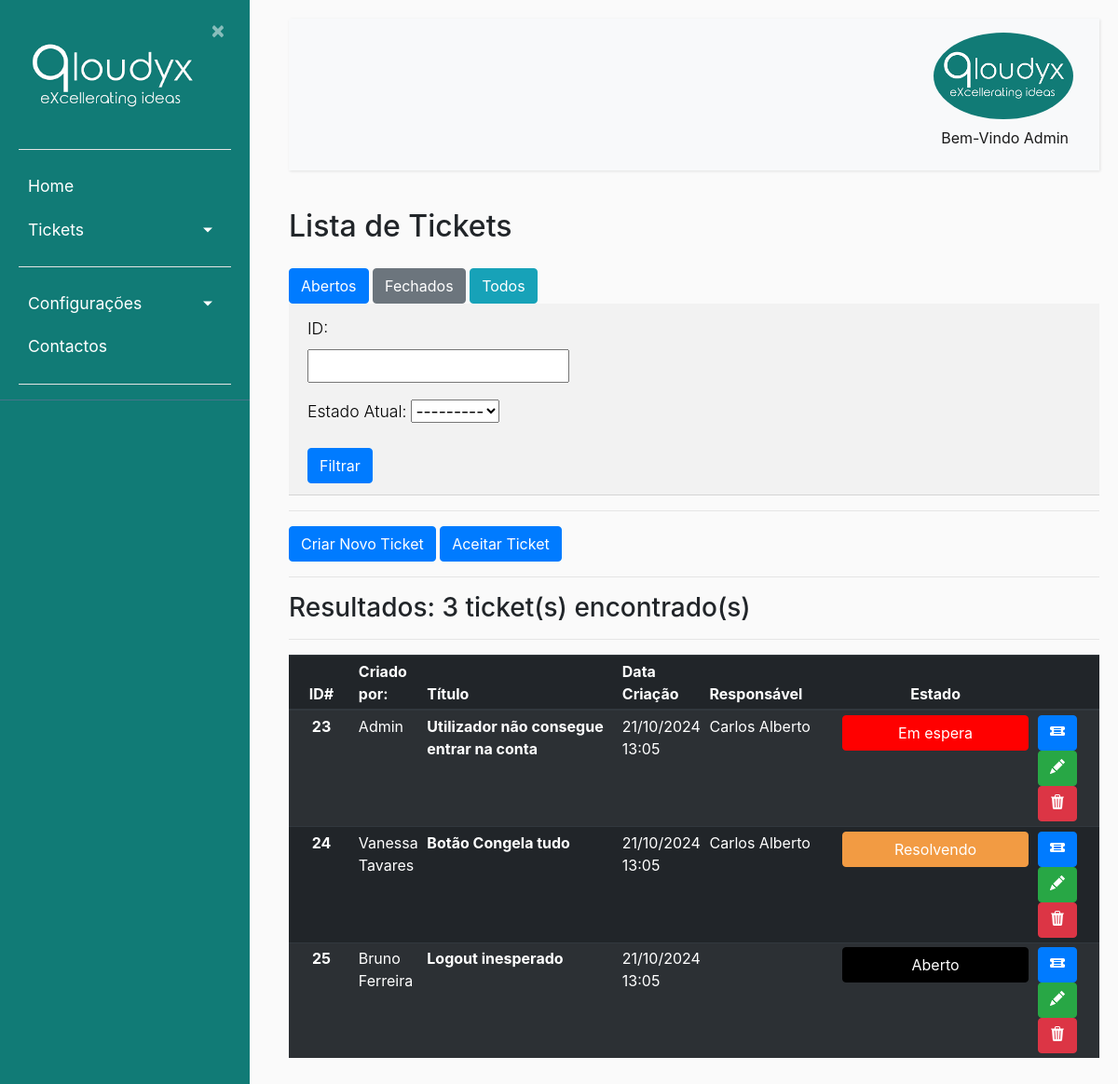
/listaticket/ (signed in), run on an earlier commit of the app's database.
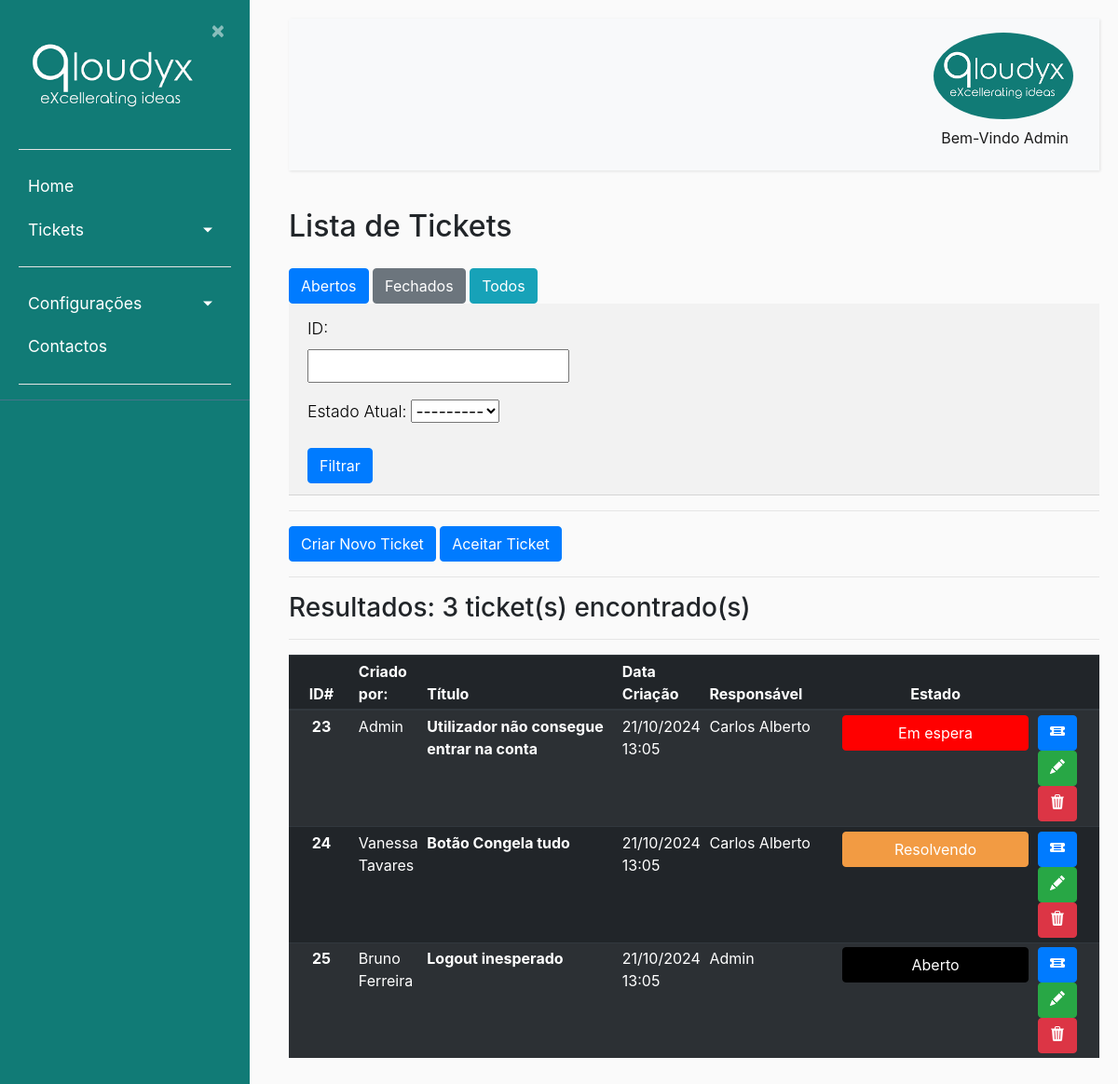
And on a later commit of the database.
### ticket/models.py (models this page shows, shortened)
class Usuarios(AbstractBaseUser):
    uuid = models.UUIDField(default = uuid.uuid4)
    nome = models.CharField(max_length=100, unique=True,verbose_name='Utilizador')
    email = models.EmailField(verbose_name='E-mail')
    foto = models.ImageField(null=True, blank=True, upload_to='users/uploads/fotos',verbose_name='Foto')
    descricao = models.CharField(max_length=250, null=True)
    EscolhasRole = {
    ("Interno", "Interno"),
    ("Operador", "Operador"),
    ("Cliente", "Cliente"),
    }
    role = models.CharField(max_length=50,choices= EscolhasRole ,verbose_name='Cargo')
    entidade = models.ManyToManyField(Entidades, verbose_name='Entidades')
    telefone = PhoneNumberField(null=True, blank=False, unique=True, verbose_name='Telefone')
    date_of_birth = models.DateField(verbose_name='Data de Nascimento')
    is_active = models.BooleanField(default=True, verbose_name='Ativo?')
    is_admin = models.BooleanField(default=False, verbose_name='Admin?')
    objects = MyUserManager()
    USERNAME_FIELD = 'nome'
    REQUIRED_FIELDS = ['date_of_birth','email']
    def nomes_entidade(self):
            return ', '.join([a.nome for a in self.entidade.all()])
    nomes_entidade.short_description = "Entidades"

class Ticket(models.Model):
    uuid = models.UUIDField(default = uuid.uuid4)
    nome = models.CharField(max_length=50, verbose_name='Titulo')
    dataCriacao = models.DateTimeField(default=timezone.now(), verbose_name='Data de Criação')
    descricao = models.CharField(max_length=300, verbose_name='Descrição')
    usuarios = models.ForeignKey(Usuarios, null = True, on_delete=models.CASCADE, related_name="responsavel", verbose_name='Responsável')
    app_tpPedidos = models.ForeignKey(Apps_tpPedidos, on_delete=models.CASCADE, verbose_name='Tipo de Problema')
    prioridade = models.ForeignKey(Prioridade, null = True , on_delete=models.CASCADE, verbose_name='Prioridade')
    resolucao = models.ForeignKey(Resolucao, null = True, on_delete=models.CASCADE, verbose_name='Resolução')
    id_Proprietario = models.ForeignKey(Usuarios, null = True, on_delete=models.CASCADE, related_name="criador", verbose_name='Criador do Ticket')
    estado = models.ForeignKey(Estado,null = True,default = 1, on_delete=models.CASCADE, verbose_name='Estado Atual')
    usuario_app = models.ForeignKey(Usuarios_Apps,null = True, on_delete=models.CASCADE)
    app = models.ForeignKey(Apps, on_delete=models.CASCADE)
    url = models.CharField(max_length=200, verbose_name="URL", null= True)

class Estado(models.Model):
    estado = models.CharField(max_length=20)
    cor = models.CharField(max_length=30)
    font_color = models.CharField(max_length=30)
    descricao = models.CharField(max_length=300)

### ticket/views.py (the view)
# urls.py: path('listaticket/', ticket_views.ticket_list, name ='listaticket'), #URL para a gestão de tickets
def ticket_list(request):
    ticketall = Ticket.objects.all()
    tickuser = request.user
    tickets = Ticket.objects.filter(Q(usuarios=tickuser) | Q(id_Proprietario=tickuser))
    ticketfilter = TicketFilter(request.GET, ticketall)
    total_resultados = ticketfilter.qs.count()
    estado_filtro = request.GET.get('estado')
    if estado_filtro == 'abertos':
        tickets = Ticket.objects.filter(estado__estado=1)
    elif estado_filtro == 'fechados':
        tickets = Ticket.objects.filter(estado__estado=6)
    else:
        tickets = Ticket.objects.all()
    return render(request, 'ticket/listaticket.html', {'tickets': tickets,'ticketall': ticketfilter.qs, 'filter':ticketfilter, 'total':total_resultados})

### ticket/templates/ticket/listaticket.html (shortened to what this page needs)
{% extends "ticket/base.html" %}
{% block content %}
<body>
    <h2 style="margin-bottom:25px">Lista de Tickets</h2>
    {% if user.is_authenticated %}
    {% if user.is_admin or user.role == "Interno"%}
    {% if ticketall %}
    <div class="filtros-rapidos">
      <a href="{% url 'listaticket' %}?estado=1" class="btn btn-primary">Abertos</a>
      <a href="{% url 'listaticket' %}?estado=6" class="btn btn-secondary">Fechados</a>
      <a href="{% url 'listaticket' %}" class="btn btn-info">Todos</a>
    </div>
    <div class="card-header">
      <form method="get">
          {{ filter.form.as_p }}
          <button type="submit" class="btn btn-primary">Filtrar</button>
      </form>
    </div>
    <hr>
    <button type="button" class="btn btn-primary"><a href="{% url 'novoticket' %}">Criar Novo Ticket</a></button>
    <button type="button" class="btn btn-primary"><a href="{% url 'ticketsnaoatribuidos' %}">Aceitar Ticket</a></button>
    <hr>
    <h3>Resultados: {{ total }} ticket(s) encontrado(s)</h3>
    <hr>
    <table class="table table-striped table-dark table-sm">
        <thead>
          <tr>
            <th style="text-align:center" class="col-2 col-sm-1">ID#</th>
            <th class="col-2 col-sm-1">Criado por:</th>
            <th class="col-2 col-sm-3">Título</th>
            <th class="col-2 col-sm-1">Data Criação</th>
            <th class="col-2 col-sm-2">Responsável</th>
            <th style="text-align:center" class="col-2 col-sm-1">Estado</th>
            <th class="col-3 col-sm-1"></th>
          </tr>
        </thead>
        <tbody>
          {% for ticket in ticketall %}
          <tr>
            <th style="text-align:center">{{ ticket.id }}</th>
            <td>{{ ticket.id_Proprietario.nome }}</td>
            <th scope="row">{{ ticket.nome }}</th>
            <td>{{ ticket.dataCriacao|date:"d/m/Y H:i" }}</td>
            <td>{{ ticket.usuarios.nome }}</td>
            <td style="text-align:center"><button style="background-color:{{ticket.estado.font_color}}; border-color:{{ticket.estado.font_color}}; width:200px"type="button" class="btn btn-primary">{{ ticket.estado.estado }}</button></td>
            <td><button type="button" class="btn btn-primary"><a href="{% url 'detalheticket' ticket.uuid %}">
              </a></button>
            <button type="button" class="btn btn-success"><a href="{% url 'editar_ticket' ticket.uuid  %}">
            </a></button>
            <button onclick="botao_apagar()" type="button" class="btn btn-danger">
            </button></td>
          </tr>
          {% endfor %}
        </tbody>
    </table>
    {% endif %}
    {% endif %}
    {% endif %}
</body>
{% endblock content %}

### ticket/templates/ticket/base.html (shortened to what this page needs)
{% load static %}
<!DOCTYPE html>
<html lang="en">
<head>
    <link rel="stylesheet" href="https://cdn.jsdelivr.net/npm/bootstrap@4.0.0/dist/css/bootstrap.min.css">
    <link rel="stylesheet" type="text/css" href="{% static 'ticket/main.css' %}">
</head>
<body>
    {% if user.nome == "Registo" %}
    <div class="wrapper">
        <nav id="sidebar">
            <div class="sidebar-header">
                <a href = "{% url 'ticket-home' %}"> <img src="{% static 'ticket/Qloudyx.png' %}" style="width:200px;height:100%;"></a>
                <a class="close" onclick="CloseMenu()">&nbsp×&nbsp</a>
                <hr>
                <form method="post" action="{% url 'logout' %}">
                    {% csrf_token %}
                    <a><button style="color:white; text-align:center" class="astext" type="submit">Logout</button></a>
                </form>
                <hr>
            </div>
            </ul>
        </nav>
            <main role="main" class="container">
                <div class="row">
                    <div class="col-md-8">
                        {% if messages %}
                            {% for message in messages %}
                                <div class="alert alert-{{ message.tags }} ">
                                    {{ message }}
                                </div>
                            {% endfor %}
                        {% endif %}
                    </div>
                </div>
            </main>
            <div class="collapse navbar-collapse" id="navbarSupportedContent">
                <ul class="nav navbar-nav ml-auto">
                    <li class="nav-item active">
                        <div class="dropdown">
                            {% if user.is_authenticated %}
                            <img src= "{{ user.foto.url }} " alt="Menu" class="rounded-circle" width="150" />
                            <center>
                            </center>
                        </div>
                        {% endif %}
                    </li>
                </ul>
                </div>
        </div>
        {% block restricted %}{% endblock %}
    {% else %}
    <div class="wrapper">
        <nav id="sidebar">
            <div class="sidebar-header">
                <a href = "{% url 'ticket-home' %}"> <img src="{% static 'ticket/Qloudyx.png' %}" style="width:200px;height:100%;"></a>
                <a class="close" onclick="CloseMenu();Aparece()">&nbsp×&nbsp</a>
                <hr>
            </div>
            <ul class="list-unstyled components" >
                <li>
                    <a href="{% url 'ticket-home' %}">Home</a>
                    {% if user.is_authenticated %}
                    <a href="#pageSubmenu" data-toggle="collapse" aria-expanded="false" class="dropdown-toggle">Tickets</a>
                    {% endif %}
                </li>
                {% if user.is_admin or user.role == "Interno"%}
                <li>
                    <hr>
                    <a href="#homeSubmenu" data-toggle="collapse" aria-expanded="false" class="dropdown-toggle">Configurações</a>
                </li>
                {% endif %}
                <li>
                <a href="#">Contactos</a>
                </li>
                    <hr>
            </ul>
        </nav>
        </div>
        <div id="content">
            <nav class="navbar navbar-expand-lg navbar-light bg-light">
                <div class="container-fluid">
                    {% if user.is_authenticated %}
                    <div class="collapse navbar-collapse" id="navbarSupportedContent">
                        <ul class="nav navbar-nav ml-auto">
                            <li class="nav-item active">
                                <div class="dropdown">
                                    {% if user.is_authenticated %}
                                    <img src= "{{ user.foto.url }} " alt="Menu" class="rounded-circle" width="150" />
                                </div>
                                <a class="nav-link" href="#">Bem-Vindo {{user.nome}}</a>
                                {% endif %}
                            </li>
                        </ul>
                    </div>
                    {% endif %}
                </div>
            </nav>
            <main role="main" class="container">
                <div class="row">
                    <div class="col-md-8">
                    </div>
                </div>
            </main>
            {% block content %}{% endblock %}
            {% endif %}
</body>
</html>

### ticket/static/ticket/main.css (style rules this page uses)
body { background: #fafafa; }
p { font-size: 1.1em; font-weight: 300; line-height: 1.7em; max-width: 250px; color: black; display:block; text-align: left; }
hr { background-color: white; }
a, a:hover, a:focus { color: inherit; text-decoration: none; transition: all 0.3s; }
.navbar { padding: 15px 10px; background: #fff; border: none; border-radius: 0; margin-bottom: 40px; box-shadow: 1px 1px 3px rgba(0, 0, 0, 0.1); }
.wrapper { display: flex; width: 100%; align-items: stretch; }
#sidebar { height: 100%; width: 250; position: fixed; z-index: 1; overflow-x: hidden; background: #117B76; color: #fff; transition: all 0.3s; }
#sidebar .sidebar-header { padding-left: 20px; padding-top: 20px; padding-right: 20px; background: #117B76; }
#sidebar ul.components { padding-left: 20px; padding-right: 20px; border-bottom: 1px solid #47748b; }
#sidebar ul li a { padding: 10px; font-size: 1.1em; display: block; }
a[data-toggle="collapse"] { position: relative; }
.dropdown-toggle::after { display: block; position: absolute; top: 50%; right: 20px; transform: translateY(-50%); }
#content { margin-left: 290px; position: relative; padding: 20px; min-height: 100vh; transition: all 0.3s; }

### ticket/templates/ticket/base.html (style rules this page uses)
.dropdown { position: relative; display: inline-block; }

What changed in the data, as far as the page shows it:
changed Ticket "Logout inesperado": usuarios.nome (not shown) → "Admin"
